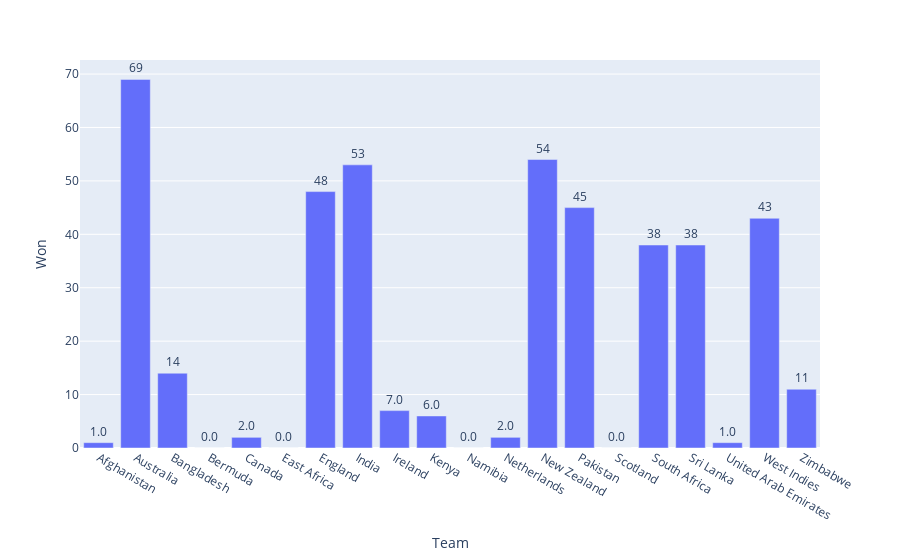

Notebook source saved alongside this figure:
### Code cell
import plotly.express as px
fig = px.bar(data, y='Won', x='Team', text_auto='.2s')
fig.update_traces(textfont_size=12, textangle=0, textposition="outside", cliponaxis=False)

### Figure 1 — Plotly figure (JSON) as saved in the notebook; plotly's stock layout.template omitted (floating-point values rounded to 4 significant figures)
{"data": [{"alignmentgroup": "True", "cliponaxis": false, "hovertemplate": "Team=%{x}<br>Won=%{y}<extra></extra>", "legendgroup": "", "marker": {"color": "#636efa", "pattern": {"shape": ""}}, "name": "", "offsetgroup": "", "orientation": "v", "showlegend": false, "textangle": 0, "textfont": {"size": 12}, "textposition": "outside", "texttemplate": "%{y:.2s}", "type": "bar", "x": ["Afghanistan", "Australia", "Bangladesh", "Bermuda", "Canada", "East Africa", "England", "India", "Ireland", "Kenya", "Namibia", "Netherlands", "New Zealand", "Pakistan", "Scotland", "South Africa", "Sri Lanka", "United Arab Emirates", "West Indies", "Zimbabwe"], "xaxis": "x", "y": [1, 69, 14, 0, 2, 0, 48, 53, 7, 6, 0, 2, 54, 45, 0, 38, 38, 1, 43, 11], "yaxis": "y"}], "layout": {"barmode": "relative", "legend": {"tracegroupgap": 0}, "margin": {"t": 60}, "xaxis": {"anchor": "y", "domain": [0, 1], "title": {"text": "Team"}}, "yaxis": {"anchor": "x", "domain": [0, 1], "title": {"text": "Won"}}}}
